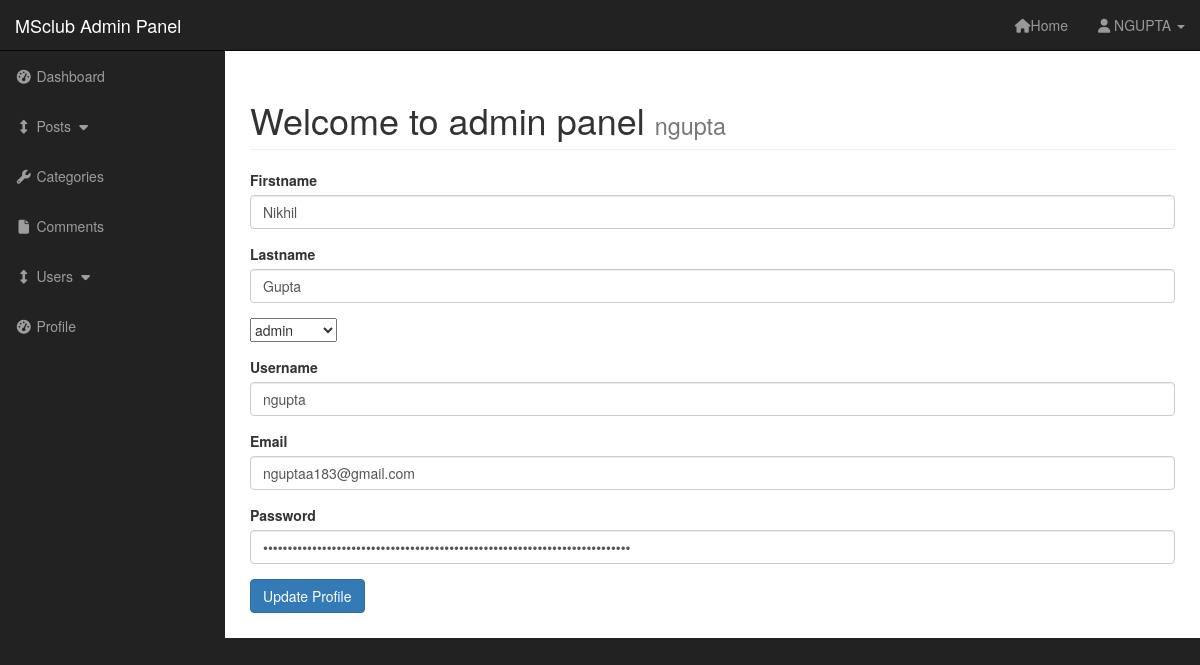
Page /msblog/admin/profile.php (signed in) on the committed database.
### tables this page shows
CREATE TABLE `users` (
  `user_id` int(3) NOT NULL,
  `oauth_provider` varchar(255) NOT NULL,
  `oauth_uid` varchar(255) NOT NULL,
  `username` varchar(255) NOT NULL,
  `user_password` varchar(255) NOT NULL,
  `user_firstname` varchar(255) NOT NULL,
  `user_lastname` varchar(255) NOT NULL,
  `user_email` varchar(255) NOT NULL,
  `gender` varchar(10) NOT NULL,
  `locale` varchar(10) NOT NULL,
  `user_image` text NOT NULL,
  `user_role` varchar(255) NOT NULL,
  `randSalt` varchar(255) NOT NULL DEFAULT '$5$rounds=5000$usesomesillystringforsalt$',
  `link` varchar(255) NOT NULL,
  `created` datetime NOT NULL,
  `modified` datetime NOT NULL
);

### msblog/admin/profile.php (the view, shortened to what this page needs)
<?php include "includes/admin_header.php" ?>
<?php
if(isset($_SESSION['username'])){
  $username = $_SESSION['username'];
  $query = "SELECT * FROM users WHERE username = '{$username}' ";
  $select_user_profile_query = mysqli_query($connection, $query);
  while ($row=mysqli_fetch_array($select_user_profile_query)) {
    $username=$row['username'];
    $user_password=$row['user_password'];
    $user_firstname=$row['user_firstname'];
    $user_lastname=$row['user_lastname'];
    $user_email=$row['user_email'];
    $user_role=$row['user_role'];
  }
}
?>
<div id="wrapper">
  <?php include "includes/admin_navigation.php" ?>
  <div id="page-wrapper">
    <div class="container-fluid">
      <div class="row">
        <div class="col-lg-12">
          <?php
          if($_SESSION['user_role']=="admin"){
            ?>
            <h1 class="page-header">
              Welcome to admin panel
              <small><?php echo $_SESSION['username'] ?></small>
            </h1>
          <?php } ?>
          <form action="" method="post" enctype="multipart/form-data">
            <div class="form-group">
              <label for="title">Firstname</label>
              <input type="text" name="user_firstname" class="form-control" value="<?php echo $user_firstname; ?>">
            </div>
            <div class="form-group">
              <label for="post_status">Lastname</label>
              <input type="text" name="user_lastname" class="form-control" value="<?php echo $user_lastname; ?>">
            </div>
            <?php
            if($_SESSION['user_role']=="admin"){
              ?>
              <div class="form-group">
                <select class="" name="user_role">
                  <option value="subscriber"><?php echo $user_role; ?></option>
                </select>
              </div>
            <?php } ?>
          <div class="form-group">
            <label for="post_tags">Username</label>
            <input type="text" name="username" class="form-control" value="<?php echo $username; ?>">
          </div>
          <div class="form-group">
            <label for="post_content">Email</label>
            <input type="email" name="user_email" class="form-control" value="<?php echo $user_email; ?>">
          </div>
          <div class="form-group">
            <label for="post_content">Password</label>
            <input type="password" name="user_password" class="form-control" value="<?php echo $user_password; ?>">
          </div>
          <div class="form-group">
            <input class="btn btn-primary" type="submit" name="edit_user" value="Update Profile">
          </div>
        </form>
      </div>
    </div>
  </div>
</div>
</div>
<?php include "includes/admin_footer.php" ?>

### msblog/admin/css/sb-admin.css (style rules this page uses)
body { margin-top: 100px; background-color: #222; }
@media (min-width:768px) { body { margin-top: 50px; } }
#wrapper { padding-left: 0; }
#page-wrapper { width: 100%; padding: 0; background-color: #fff; }
@media (min-width:768px) { #wrapper { padding-left: 225px; } }
@media (min-width:768px) { #page-wrapper { padding: 10px; } }

### rows in the picture
users: user_firstname "Nikhil", user_lastname "Gupta", user_role "admin", username "ngupta", user_email "nguptaa183@gmail.com"

### other values in the picture
$_SESSION['username'] "NGUPTA"
$_SESSION['username'] "ngupta"
